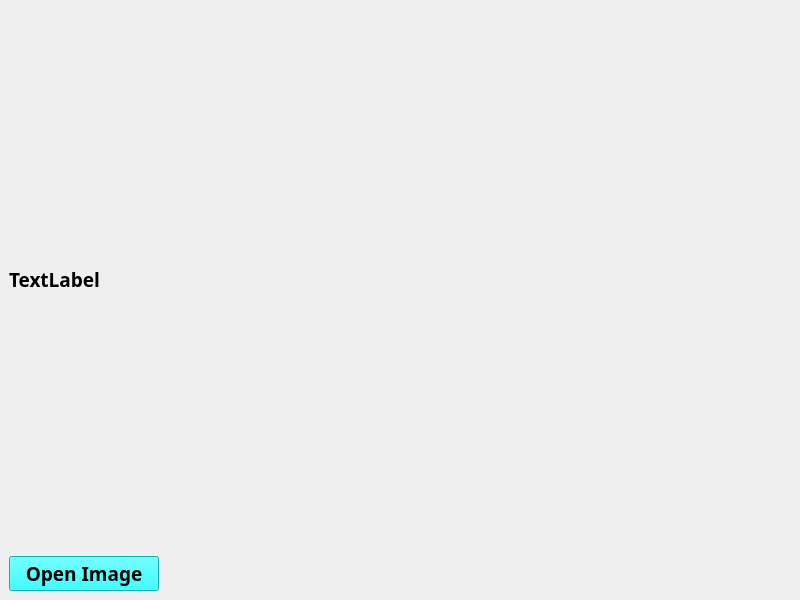
<?xml version="1.0" encoding="UTF-8"?>
<ui version="4.0">
 <class>MainWindow</class>
 <widget class="QMainWindow" name="MainWindow">
  <property name="geometry">
   <rect>
    <x>0</x>
    <y>0</y>
    <width>800</width>
    <height>600</height>
   </rect>
  </property>
  <property name="maximumSize">
   <size>
    <width>1920</width>
    <height>1080</height>
   </size>
  </property>
  <property name="windowTitle">
   <string>My PyQt GUI</string>
  </property>
  <widget class="QWidget" name="centralwidget">
   <layout class="QVBoxLayout" name="verticalLayout">
    <item>
     <widget class="QLabel" name="label">
      <property name="maximumSize">
       <size>
        <width>1500</width>
        <height>900</height>
       </size>
      </property>
      <property name="font">
       <font>
        <family>Beautiful People Personal Use</family>
        <pointsize>14</pointsize>
        <weight>75</weight>
        <bold>true</bold>
       </font>
      </property>
      <property name="text">
       <string>TextLabel</string>
      </property>
     </widget>
    </item>
    <item>
     <widget class="QPushButton" name="pushButton">
      <property name="maximumSize">
       <size>
        <width>150</width>
        <height>16777215</height>
       </size>
      </property>
      <property name="font">
       <font>
        <family>Beautiful People Personal Use</family>
        <pointsize>14</pointsize>
        <weight>75</weight>
        <bold>true</bold>
       </font>
      </property>
      <property name="styleSheet">
       <string notr="true">background-color: rgb(0, 255, 255);</string>
      </property>
      <property name="text">
       <string>Open Image</string>
      </property>
     </widget>
    </item>
   </layout>
  </widget>
 </widget>
 <resources/>
 <connections/>
</ui>
